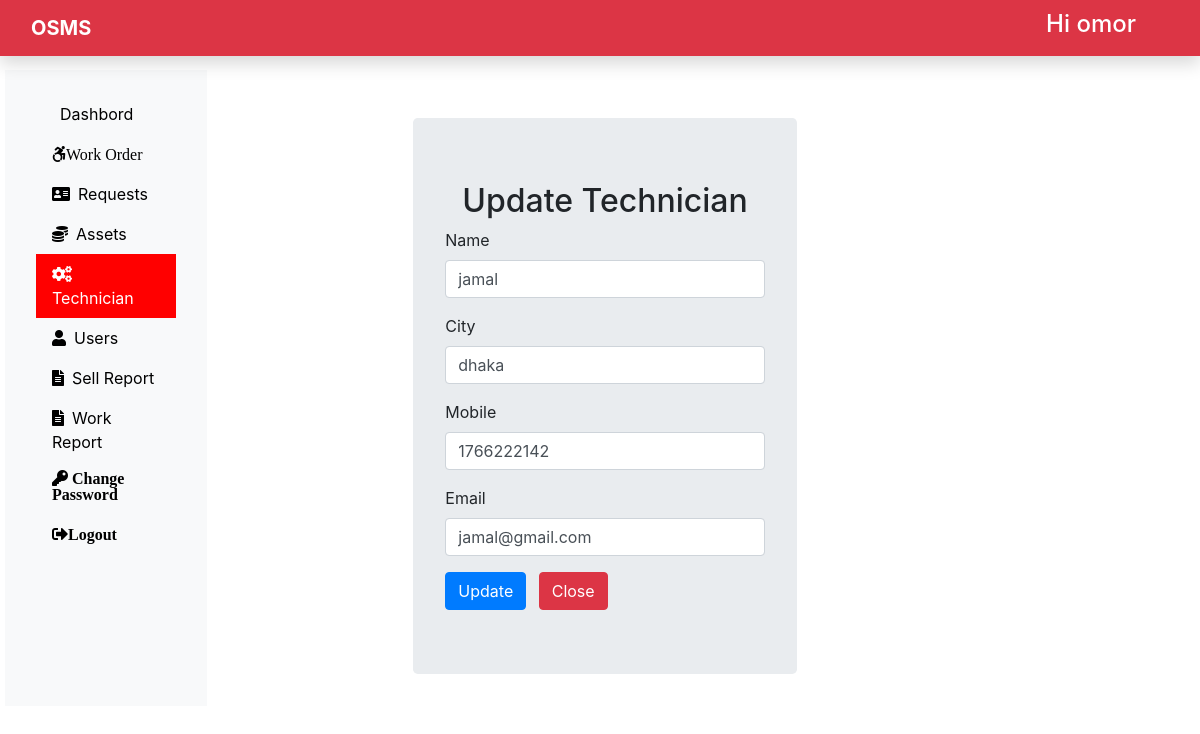
Screenshot of /Admin/technician_update.php?id=1 (signed in) with the database file from the repository.
### tables this page shows
CREATE TABLE `technician` (
  `tech_id` int(11) NOT NULL,
  `tech_name` varchar(255) NOT NULL,
  `tech_city` varchar(255) NOT NULL,
  `tech_mobile` bigint(20) NOT NULL,
  `tech_email` varchar(255) NOT NULL
);

### Admin/technician_update.php (the view, shortened to what this page needs)
<?php
include "dashbord_header.php";
include 'dbconnect.php';
$tech_name = '';
$tech_city = '';
$tech_mobile = '';
$tech_email = '';
if(isset($_GET['id'])){
	$tech_id = $_GET['id'];
	$sql = "SELECT * FROM `technician` WHERE tech_id = '{$tech_id}'";
	$result = $conn->query($sql);
	$row = $result->fetch_assoc();
	$tech_name = $row['tech_name'];
	$tech_city = $row['tech_city'];
	$tech_mobile = $row['tech_mobile'];
	$tech_email = $row['tech_email'];
}
?>
<div class="col-sm-6">
	<form action="technician_update_action.php" method="POST" class="jumbotron offset-4 mt-5">
		<h2 class="text-center ">Update Technician</h2>
		<div class="form-group">
			<label for="">Name</label>
			<input type="text" name="name" required value="<?php echo $tech_name;?>" class="form-control" >
		</div>
		<div class="form-group">
			<label for="">City</label>
			<input type="text" name="city" required value="<?php echo $tech_city;?>" class="form-control">
		</div>
		<div class="form-group">
			<label for="">Mobile</label>
			<input type="text" name="mobile" required value="<?php echo $tech_mobile;?>" class="form-control">
		</div>
		<div class="form-group">
			<label for="">Email</label>
			<input type="text" name="email" required value="<?php echo $tech_email;?>" class="form-control">
		</div>
		<div>
			<button class="btn btn-primary mr-2" name="update" value="submit">Update</button>
			<button class="btn btn-danger" name="close" value="submit">Close</button>
		</div>
	</form>
</div>

### CSS/style.css (style rules this page uses)
* { margin: 0; padding: 0; box-sizing: border-box; }
body { font-family: 'Ubuntu', sans-serif; }

### rows the page displays
technician: name "jamal", city "dhaka", mobile "1766222142", email "jamal@gmail.com"

### other values shown
$_SESSION['name'] "omor"
